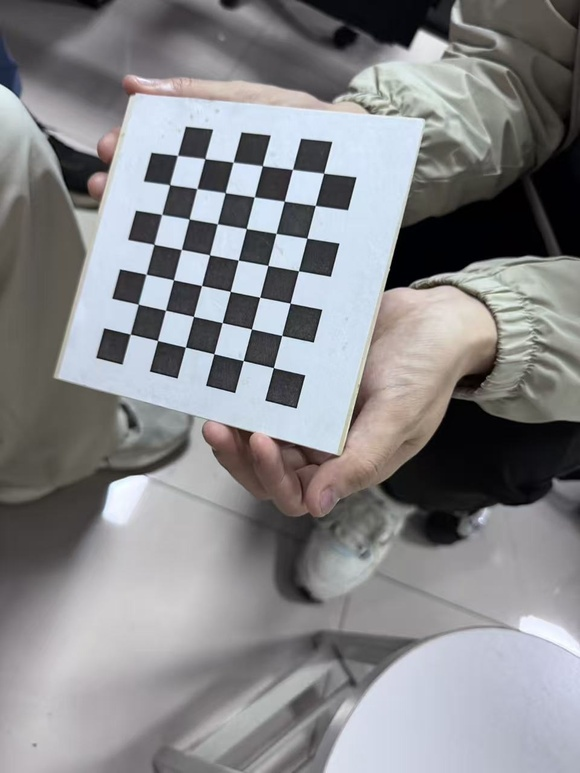
#> input picture Coding/3.9/畸变/Picture/10.jpg, 580 x 773 px, shrunk from 960 x 1280 before the run; its folder holds only this picture in this run
$ python calibrate.py
#> lines starting #> are read from the running program, lines starting #| are printed output that depends on the picture; after the words box and inside, x2 and y2 are one past the last pixel; in counts of white or black regions, pixels touching at a corner belong together; long printed decimals are rounded
import glob
from pathlib import Path

import numpy as np
import cv2 as cv

# termination criteria
criteria = (cv.TERM_CRITERIA_EPS + cv.TERM_CRITERIA_MAX_ITER, 30, 0.001)

# prepare object points, like (0,0,0), (1,0,0), (2,0,0) ....,(5,6,0)
# 修改1：这里按你现在这块棋盘的内角点数写成 (6,7)
objp = np.zeros((6 * 7, 3), np.float32)
objp[:, :2] = np.mgrid[0:6, 0:7].T.reshape(-1, 2)

# Arrays to store object points and image points from all the images.
objpoints = []  # 3d point in real world space
imgpoints = []  # 2d points in image plane.

# 修改2：原代码是 glob.glob('*.jpg')，现在图片在 Picture 文件夹里
script_dir = Path(__file__).resolve().parent
images = sorted(script_dir.glob("Picture/*.jpg"), key=lambda p: int(p.stem))

gray = None
used_images = []

for fname in images:
    img = cv.imread(str(fname))
#> img is the input picture: shape (773, 580, 3); mean B, G, R 137.7, 135, 134.8
    gray = cv.cvtColor(img, cv.COLOR_BGR2GRAY)

    # Find the chess board corners
    # 修改3：这里和 objp 同步，改成 (6,7)
    ret, corners = cv.findChessboardCorners(gray, (6, 7), None)
#> ret = True; corners = 42 rows, first 8: [273.4, 367.6], [243.2, 360.6], [213.8, 353.8], [185.4, 347.2], [157.5, 340.5], [130.3, 334.2], [281.8, 335.5], [251.5, 329]

    # If found, add object points, image points (after refining them)
    if ret is True:
        objpoints.append(objp)

        corners2 = cv.cornerSubPix(gray, corners, (11, 11), (-1, -1), criteria)
#> corners2 = 42 rows, first 8: [273.4, 367.7], [243.2, 360.6], [213.9, 353.7], [185.4, 347.1], [157.5, 340.5], [130.2, 334.1], [281.7, 335.5], [251.5, 328.9]
        imgpoints.append(corners2)
        used_images.append(fname)

        # Draw and display the corners
        cv.drawChessboardCorners(img, (6, 7), corners2, ret)
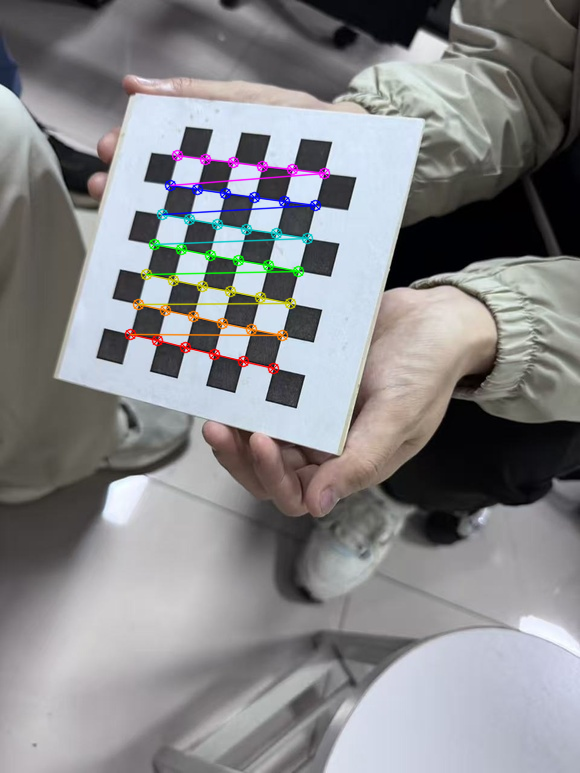
#> img: shape (773, 580, 3); 2.02% of pixels changed, all inside (x1, y1, x2, y2) = (124, 149, 331, 375)
        cv.imshow("img", img)
        cv.waitKey(200)
        print(f"detected: {fname.name}")
    else:
        print(f"failed: {fname.name}")

cv.destroyAllWindows()

if not objpoints:
    raise RuntimeError("No chessboard corners were detected. Please check pattern size or images.")

# 修改4：老师说要写一个 K，这里直接把 camera matrix 记成 K
ret, K, dist, rvecs, tvecs = cv.calibrateCamera(
    objpoints, imgpoints, gray.shape[::-1], None, None
)
#> ret = 0.0729; K = [[608.4, 0, 262.4], [0, 610.4, 385.6], [0, 0, 1]]; dist = [[0.326, -0.696, 0.00164, -0.00939, -2.44]]; rvecs = ([-0.481, -0.134, -2.85],); tvecs = ([0.328, -0.539, 18.29],)

print("\nCalibration finished.")
print(f"valid images: {len(used_images)}")
print(f"RMS reprojection error: {ret}")
#| RMS reprojection error: 0.07294
print("\nK =")
print(K)
#| [[608.405   0.         262.438]
#|  [  0.         610.441 385.613]
#|  [  0.           0.           1.        ]]
print("\ndist =")
print(dist)
#| [[ 3.25854484e-01 -6.96453599e-01  1.64225864e-03 -9.39418115e-03
#|   -2.43527637e+00]]

# 修改5：增加一段畸变矫正，方便直接输出结果图
img = cv.imread(str(used_images[0]))
h, w = img.shape[:2]
newcameramtx, roi = cv.getOptimalNewCameraMatrix(K, dist, (w, h), 1, (w, h))
#> newcameramtx = [[569.9, 0, 249.2], [0, 610.4, 385.6], [0, 0, 1]]; roi = (12, 0, 534, 772)

# undistort
dst = cv.undistort(img, K, dist, None, newcameramtx)
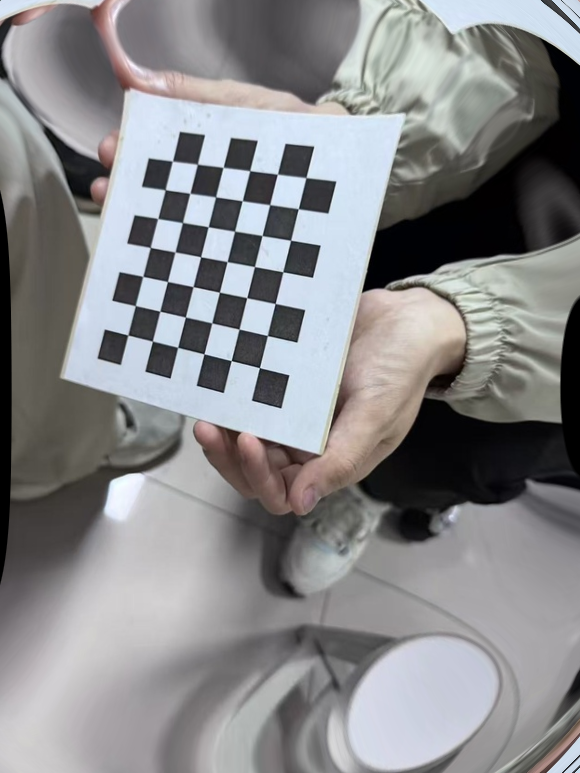
#> dst: shape (773, 580, 3); mean B, G, R 138.1, 136.1, 135.9

# crop the image
x, y, w, h = roi
#> x = 12; y = 0; w = 534; h = 772
if w > 0 and h > 0:
    dst = dst[y : y + h, x : x + w]
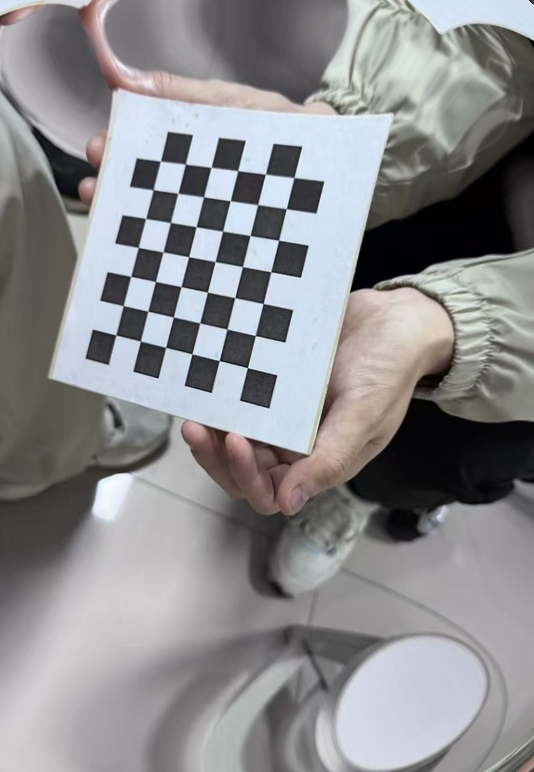
#> dst: shape (772, 534, 3); mean B, G, R 142, 140, 139.8

result_path = script_dir / "calibresult.png"
cv.imwrite(str(result_path), dst)
print(f"\nundistorted image saved to: {result_path}")
print(f"undistorted source image: {used_images[0].name}")

mean_error = 0
for i in range(len(objpoints)):
    imgpoints2, _ = cv.projectPoints(objpoints[i], rvecs[i], tvecs[i], K, dist)
    error = cv.norm(imgpoints[i], imgpoints2, cv.NORM_L2) / len(imgpoints2)
    mean_error += error
#> this loop made 1 pass
#> (error, mean_error) on pass 1: (0.0113, 0.0113)
#> after the loop, mean_error = 0.0113

print("total error: {}".format(mean_error / len(objpoints)))
#| total error: 0.01126

$ run again, on Coding/3.9/畸变/Picture/3.jpg
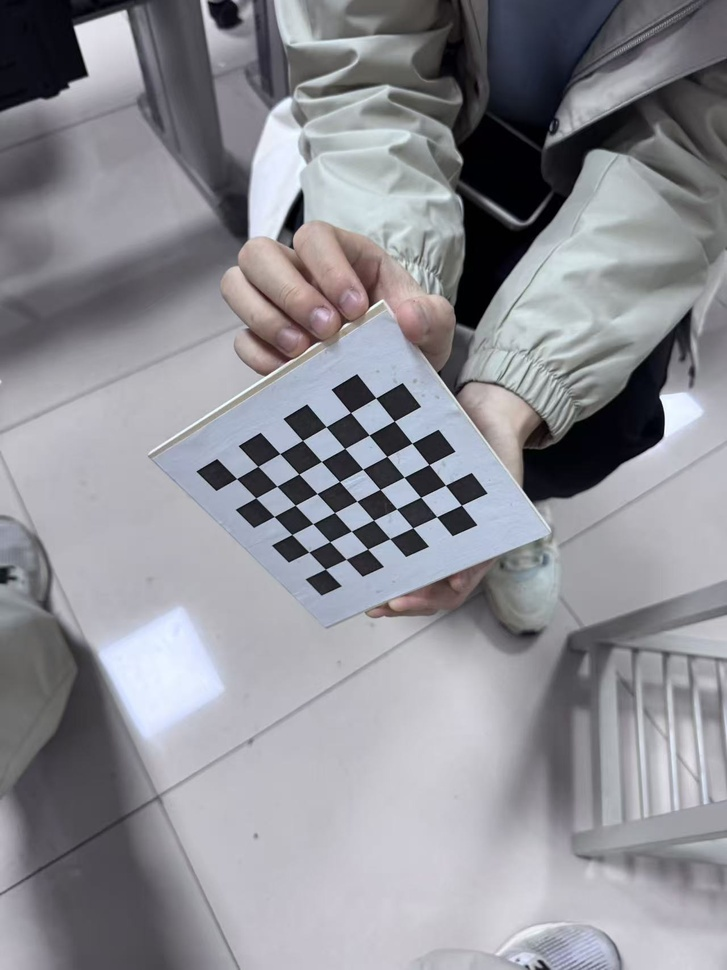
#> input picture Coding/3.9/畸变/Picture/3.jpg, 727 x 970 px, shrunk from 1280 x 1707 before the run
#> img is the input picture: shape (970, 727, 3); mean B, G, R 148.4, 142, 141.9
#> `ret, corners = cv.findChessboardCorners(gray, (6, 7), None)`: ret = True; corners = 42 rows, first 8: [325.6, 569.3], [308.7, 552.2], [291.9, 534.5], [274.2, 516.5], [255.8, 497.9], [236.6, 478.5], [346, 559.3], [329.6, 541.6]
#> corners2 = 42 rows, first 8: [325.4, 569.2], [308.8, 552], [291.7, 534.5], [274.2, 516.5], [255.8, 497.9], [236.6, 478.6], [346.1, 559.3], [329.7, 541.7]
#> `cv.drawChessboardCorners(img, (6, 7), corners2, ret)`:
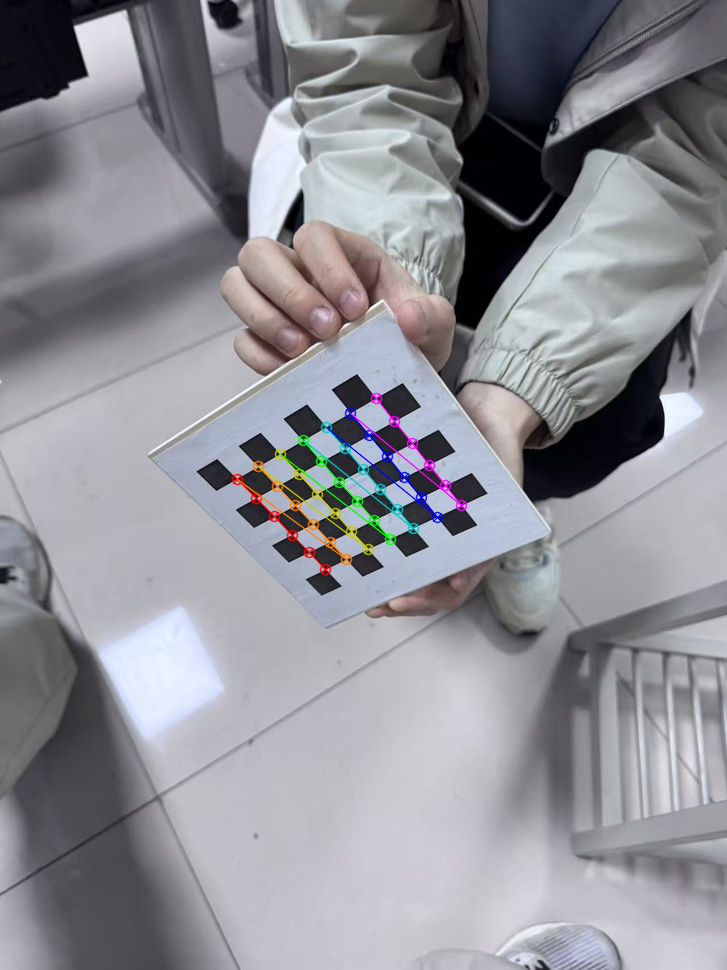
#> img: shape (970, 727, 3); 1.05% of pixels changed, all inside (x1, y1, x2, y2) = (231, 392, 468, 576)
#> `ret, K, dist, rvecs, tvecs = cv.calibrateCamera( objpoints, imgpoints,..`: ret = 0.0894; K = [[607.7, 0, 379.3], [0, 575.3, 480.8], [0, 0, 1]]; dist = [[0.26, -4.73, 0.0158, -0.0042, 47.81]]; rvecs = ([0.19, 0.686, -2.09],); tvecs = ([-2.03, 3.5, 23.15],)
#| RMS reprojection error: 0.08938
#| [[607.671    0.         379.258]
#|  [  0.         575.329 480.776]
#|  [  0.           0.           1.        ]]
#| [[ 2.60127258e-01 -4.73043462e+00  1.57730332e-02 -4.19781198e-03
#|    4.78134823e+01]]
#> newcameramtx = [[1561.1, 0, 310], [0, 6415.9, 491.2], [0, 0, 1]]; roi = (295, 394, 33, 183)
#> `x, y, w, h = roi`: x = 295; y = 394; w = 33; h = 183
#> `dst = dst[y : y + h, x : x + w]`:
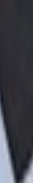
#> dst: shape (183, 33, 3); mean B, G, R 69.2, 61.5, 60.4
#> the loop `for i in range(len(objpoints)):` made 1 pass
#> (error, mean_error) on pass 1: (0.0138, 0.0138)
#> after the loop `for i in range(len(objpoints)):`: mean_error = 0.0138
#| total error: 0.01379

$ run again, on Coding/3.9/畸变/Picture/4.jpg
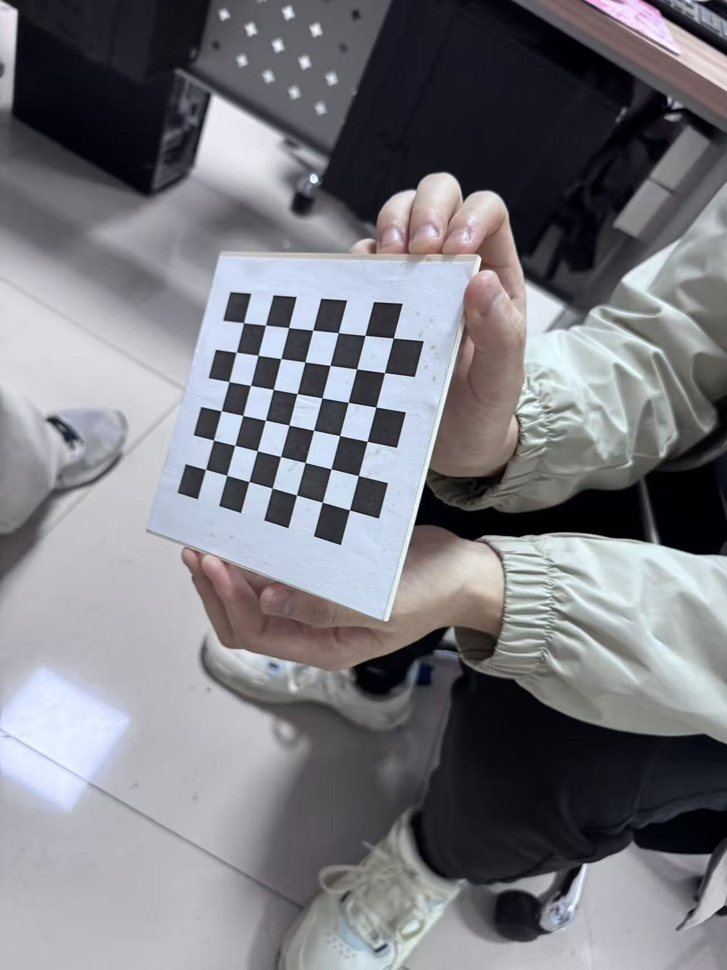
#> input picture Coding/3.9/畸变/Picture/4.jpg, 727 x 970 px, shrunk from 1280 x 1707 before the run
#> img is the input picture: shape (970, 727, 3); mean B, G, R 128.7, 122.7, 122.6
#> `ret, corners = cv.findChessboardCorners(gray, (6, 7), None)`: ret = True; corners = 42 rows, first 8: [205.6, 469.4], [213.6, 440], [221.3, 410.8], [228.9, 381.6], [236.3, 352.2], [243.6, 322.7], [226.7, 475.4], [234.7, 445.3]
#> corners2 = 42 rows, first 8: [205.5, 469.4], [213.5, 440.1], [221.3, 410.8], [228.9, 381.6], [236.2, 352.3], [243.6, 322.7], [226.7, 475.3], [234.8, 445.3]
#> `cv.drawChessboardCorners(img, (6, 7), corners2, ret)`:
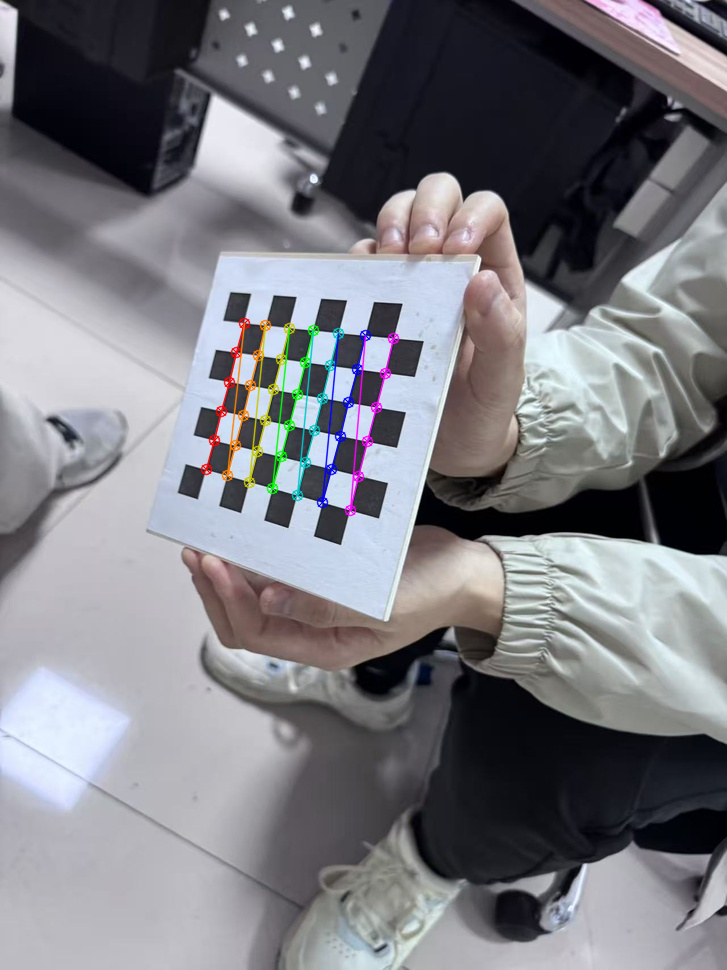
#> img: shape (970, 727, 3); 1.33% of pixels changed, all inside (x1, y1, x2, y2) = (200, 317, 400, 517)
#> `ret, K, dist, rvecs, tvecs = cv.calibrateCamera( objpoints, imgpoints,..`: ret = 0.074; K = [[689.3, 0, 402.2], [0, 653.6, 437.2], [0, 0, 1]]; dist = [[0.186, 1.76, -0.0214, -0.00372, -14.79]]; rvecs = ([-0.57, 0.381, -1.3],); tvecs = ([-6.15, 1.1, 21.98],)
#| RMS reprojection error: 0.074
#| [[689.310   0.         402.226]
#|  [  0.         653.604 437.157]
#|  [  0.           0.           1.        ]]
#| [[ 1.85693517e-01  1.75614543e+00 -2.14443199e-02 -3.71616088e-03
#|   -1.47935708e+01]]
#> newcameramtx = [[498.6, 0, 290.9], [0, 653.6, 437.2], [0, 0, 1]]; roi = (0, 0, 525, 969)
#> `x, y, w, h = roi`: x = 0; w = 525; h = 969
#> `dst = dst[y : y + h, x : x + w]`:
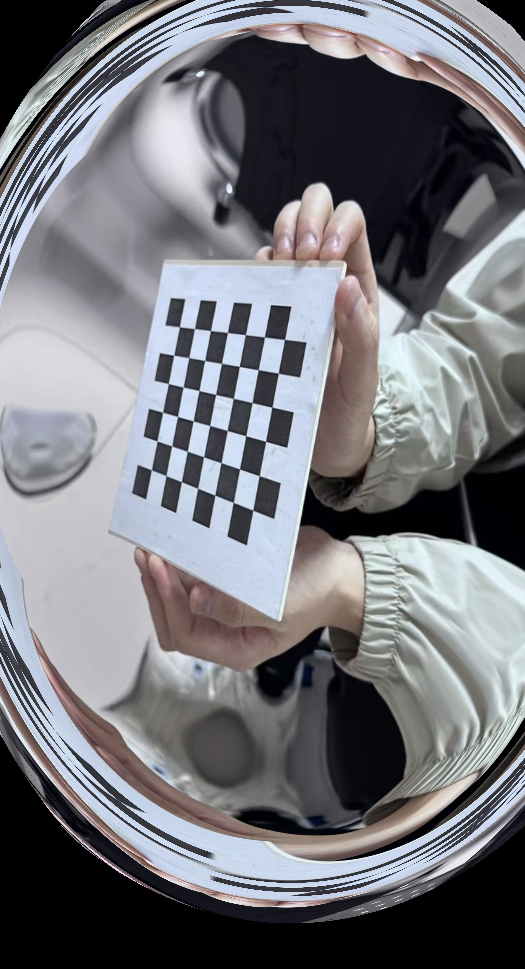
#> dst: shape (969, 525, 3); mean B, G, R 121.7, 116.4, 116
#> the loop `for i in range(len(objpoints)):` made 1 pass
#> (error, mean_error) on pass 1: (0.0114, 0.0114)
#> after the loop `for i in range(len(objpoints)):`: mean_error = 0.0114
#| total error: 0.01142

$ run again, on Coding/3.9/畸变/Picture/5.jpg
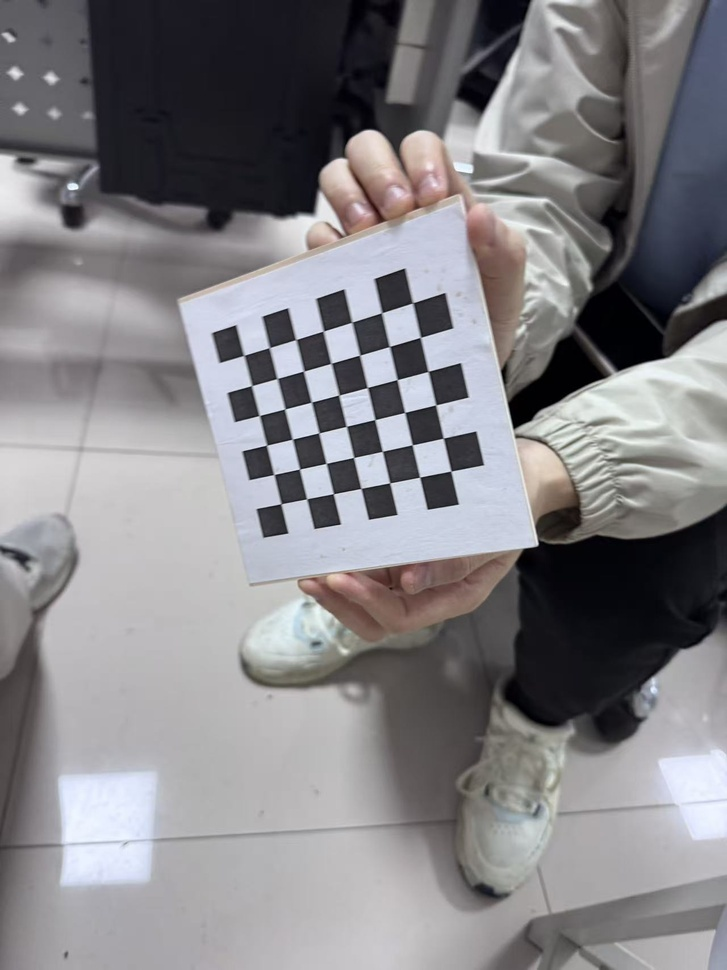
#> input picture Coding/3.9/畸变/Picture/5.jpg, 727 x 970 px, shrunk from 1280 x 1707 before the run
#> img is the input picture: shape (970, 727, 3); mean B, G, R 133.9, 130.4, 131.8
#> `ret, corners = cv.findChessboardCorners(gray, (6, 7), None)`: ret = True; corners = 42 rows, first 8: [280.8, 503.9], [273.8, 474.5], [266.6, 445.1], [259.4, 415.6], [251.6, 385.5], [243.9, 355.4], [306.6, 498.9], [299.5, 469.1]
#> corners2 = 42 rows, first 8: [280.9, 503.7], [273.9, 474.5], [266.6, 445.2], [259.3, 415.5], [251.6, 385.6], [243.8, 355.4], [306.7, 498.8], [299.5, 469.1]
#> `cv.drawChessboardCorners(img, (6, 7), corners2, ret)`:
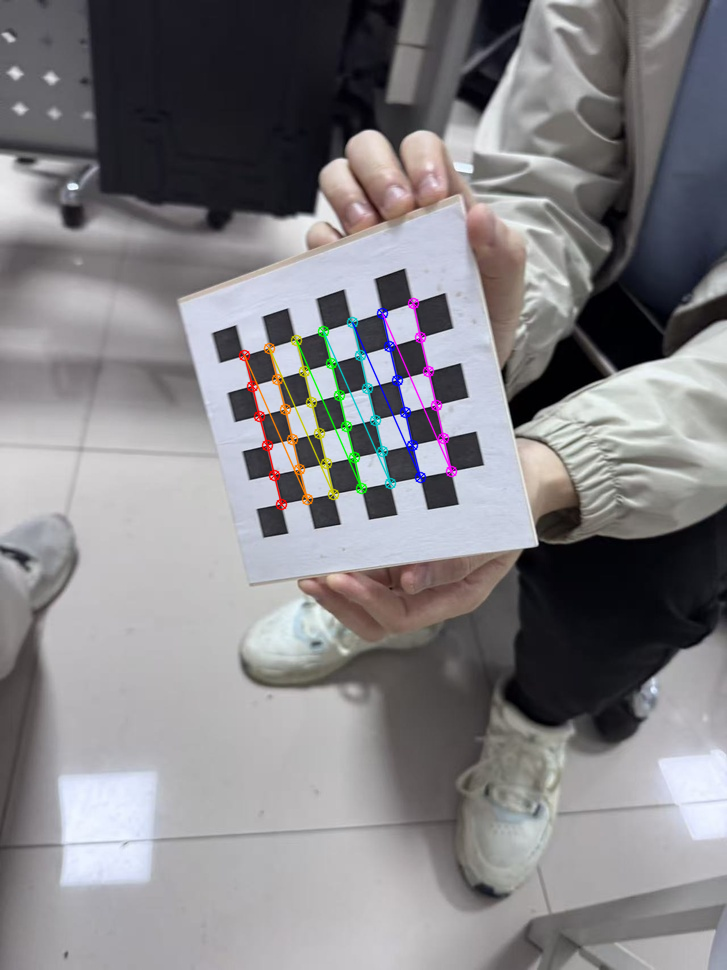
#> img: shape (970, 727, 3); 1.32% of pixels changed, all inside (x1, y1, x2, y2) = (238, 297, 458, 511)
#> `ret, K, dist, rvecs, tvecs = cv.calibrateCamera( objpoints, imgpoints,..`: ret = 0.0662; K = [[723, 0, 403.6], [0, 687.8, 484.4], [0, 0, 1]]; dist = [[0.0186, 3.5, -0.00194, -0.00707, -23.36]]; rvecs = ([-0.303, 0.451, -1.74],); tvecs = ([-3.9, 0.647, 23.14],)
#| RMS reprojection error: 0.06619
#| [[722.967   0.         403.552]
#|  [  0.         687.838 484.412]
#|  [  0.           0.           1.        ]]
#| [[ 1.86261115e-02  3.50143656e+00 -1.94331714e-03 -7.06640224e-03
#|   -2.33581070e+01]]
#> newcameramtx = [[613.8, 0, 342.6], [0, 687.8, 484.4], [0, 0, 1]]; roi = (0, 0, 616, 969)
#> `x, y, w, h = roi`: x = 0; w = 616; h = 969
#> `dst = dst[y : y + h, x : x + w]`:
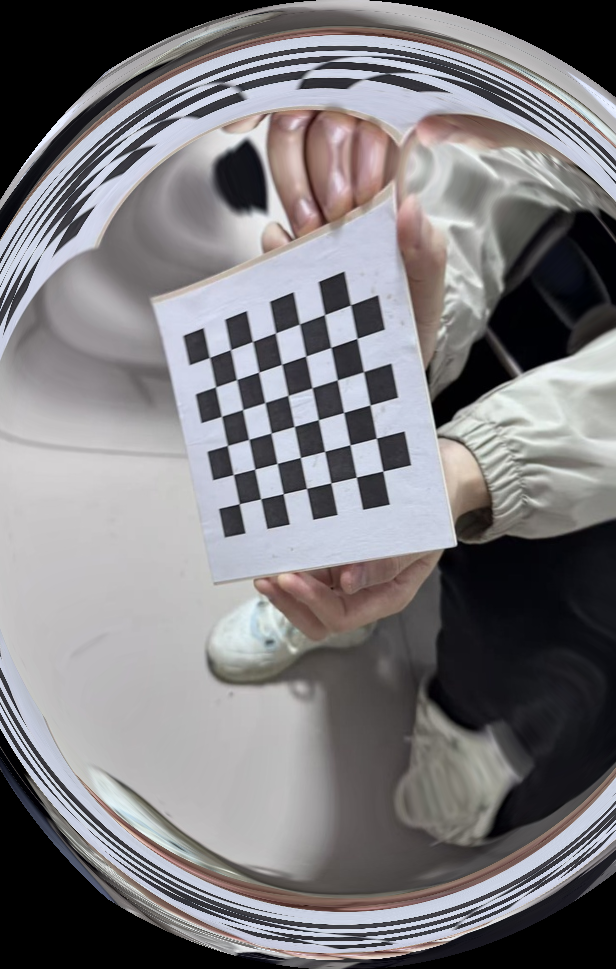
#> dst: shape (969, 616, 3); mean B, G, R 125.4, 122.4, 124.3
#> the loop `for i in range(len(objpoints)):` made 1 pass
#> (error, mean_error) on pass 1: (0.0102, 0.0102)
#> after the loop `for i in range(len(objpoints)):`: mean_error = 0.0102
#| total error: 0.01021
